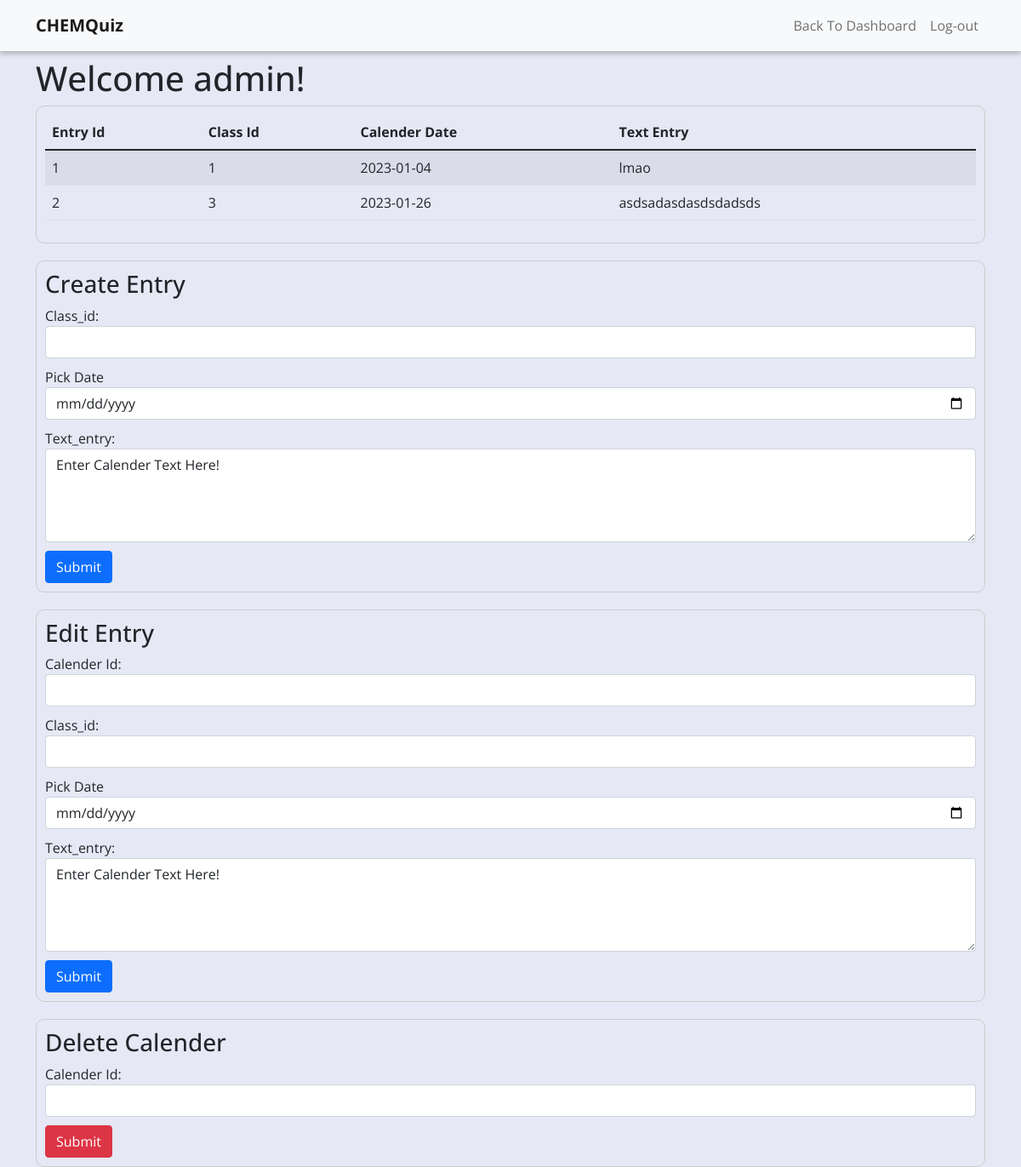
The page /manage_php/calender_manage.php (signed in) on the database as committed earlier.
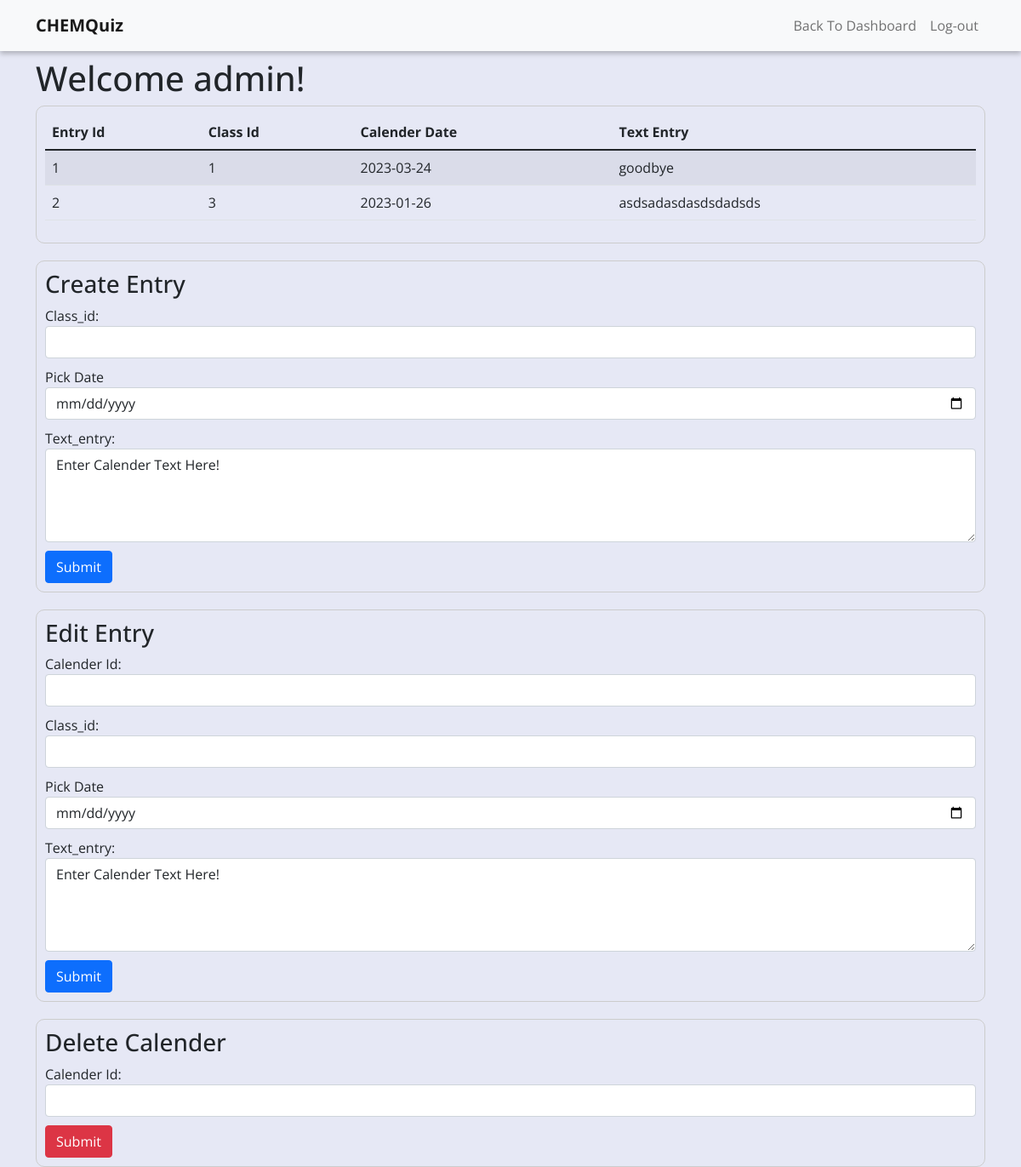
The same page on the database as committed later.
### tables this page shows
CREATE TABLE `Calender_Entry` (
  `Entry_id` int NOT NULL AUTO_INCREMENT,
  `Class_id` int NOT NULL,
  `Calender_date` date NOT NULL,
  `Text_entry` varchar(500) NOT NULL,
  PRIMARY KEY (`Entry_id`),
  KEY `Class_id` (`Class_id`),
  CONSTRAINT `Calender_Entry_ibfk_1` FOREIGN KEY (`Class_id`) REFERENCES `Class` (`Class_id`)
);

### manage_php/calender_manage.php (the view, shortened to what this page needs)
<?php
include("../includes/classes.php");
?>
<!DOCTYPE html>
<html lang="en">
<head>
    <link href="https://cdn.jsdelivr.net/npm/bootstrap@5.1.3/dist/css/bootstrap.min.css" rel="stylesheet">
    <link rel="stylesheet" type="text/css" href="../styles/style.css">
</head>
<body>
    <nav class="navbar navbar-expand-lg navbar-light bg-light">
        <div class="container">
            <a class="navbar-brand" href="#">
                <b>CHEMQuiz</b>
            </a>
            <div class="collapse navbar-collapse">
                <ul class="navbar-nav ms-auto">
                    <li class="nav-item">
                        <a class="nav-link" href="./dashboard.php">Back To Dashboard</a>
                    </li>
                    <li class="nav-item">
                        <a class="nav-link" onclick="logoutcall()" id="logoutbtn">Log-out</a>
                    </li>
                </ul>
            </div>
        </div>
    </nav>
    <div class="container">
        <h1> Welcome admin!</h1>
        <div id="table_area" class="container-rounded">
        <?php
        if((isset($_GET['refresh']) && $_GET['refresh'] == 1) || empty($_REQUEST)){
        $sql ="SELECT * FROM Calender_Entry";
        $result = $conn->query($sql);
        if($result->num_rows > 0){
          echo "<table id='table' class='table table-striped'>";
            echo"<thead>";
            echo"<tr>";
            echo"<th scope='col'>Entry Id</th>";
            echo"<th scope='col'>Class Id</th>";
            echo"<th scope='col'>Calender Date</th>";
            echo"<th scope='col'>Text Entry</th>";
            echo"</tr>";
            echo"</thead>";
            echo"<tbody>";
          while($row = $result->fetch_assoc()){
            echo"<tr>";
            echo"<td>".$row['Entry_id']."</td>";
            echo"<td>".$row['Class_id']."</td>";
            echo"<td>".$row['Calender_date']."</td>";
            echo"<td>".$row['Text_entry']."</td>";
            echo"</tr>";
          }
          echo "</tbody>";
          echo "</table>";
        }
        }
        ?>
        </div>
        <div class="container-rounded">
            <h3>Create Entry</h3>
            <form id="calender_create">
                <div class="form-group">
                    <label for="class_id">Class_id:</label>
                    <input type="text" id="class_id" name="class_id" class="form-control">
                </div>
                <div class="form-group">
                    <label for="date">Pick Date</label>
                    <input type="date" id="date" name="date" class="form-control">
                </div>
                <div class="form-group">
                    <label for="text_entry">Text_entry:</label>
                    <textarea id="text_entry" name="text_entry" rows="4" cols="50" class="form-control">Enter Calender Text Here!</textarea>
                </div>
                <button type="button" onclick="createCalender();" class="btn btn-primary">Submit</button>
            </form>
        </div>
        <div class="container-rounded">
            <h3>Edit Entry</h3>
            <form id="calender_edit">
                <div class="form-group">
                    <label for="id">Calender Id:</label>
                    <input type="text" id="id" name="id" class="form-control">
                </div>
                <div class="form-group">
                    <label for="class_id">Class_id:</label>
                    <input type="text" id="class_id" name="class_id" class="form-control">
                </div>
                <div class="form-group">
                    <label for="date">Pick Date</label>
                    <input type="date" id="date" name="date" class="form-control">
                </div>
                <div class="form-group">
                    <label for="text_entry">Text_entry:</label>
                    <textarea id="text_entry" name="text_entry" rows="4" cols="50" class="form-control">Enter Calender Text Here!</textarea>
                </div>
                <button type="button" onclick="editCalender();" class="btn btn-primary">Submit</button>
            </form>
        </div>
        <div class="container-rounded">
            <h3>Delete Calender</h3>
            <form id="calender_delete">
                <div class="form-group">
                    <label for="id">Calender Id:</label>
                    <input type="text" id="id" name="id" class="form-control">
                </div>
                <button type="button" onclick="deleteCalender();" class="btn btn-danger">Submit</button>
            </form>
        </div>
    </div>
</body>
</html>

### styles/style.css (style rules this page uses)
* { font-family: 'Open Sans', sans-serif; }
.table { max-width: 100% !important; }
body { margin:0; background-color: rgb(34 51 167 / 11%); border:0px solid black !important; }
nav { height: 60px; display: flex; background-color: #FFFF; color: black; margin:0%; width:100vw; padding-top:5px; padding-bottom:5px; box-shadow: 0px 3px 6px #00000041; vertical-align: center; z-index: 99; }
.form-group { margin-bottom: 10px !important; }
.container-rounded { border-radius: 10px; border: 1px solid #ccc; padding: 10px; margin-bottom: 20px; }
* { box-sizing: border-box; }
body { border: 2px solid black; height: 600px; }

Rows that differ between the two databases and show on the page:
changed calender_entry id 1: Calender_date "2023-01-04" → "2023-03-24"; Text_entry "lmao" → "goodbye"
